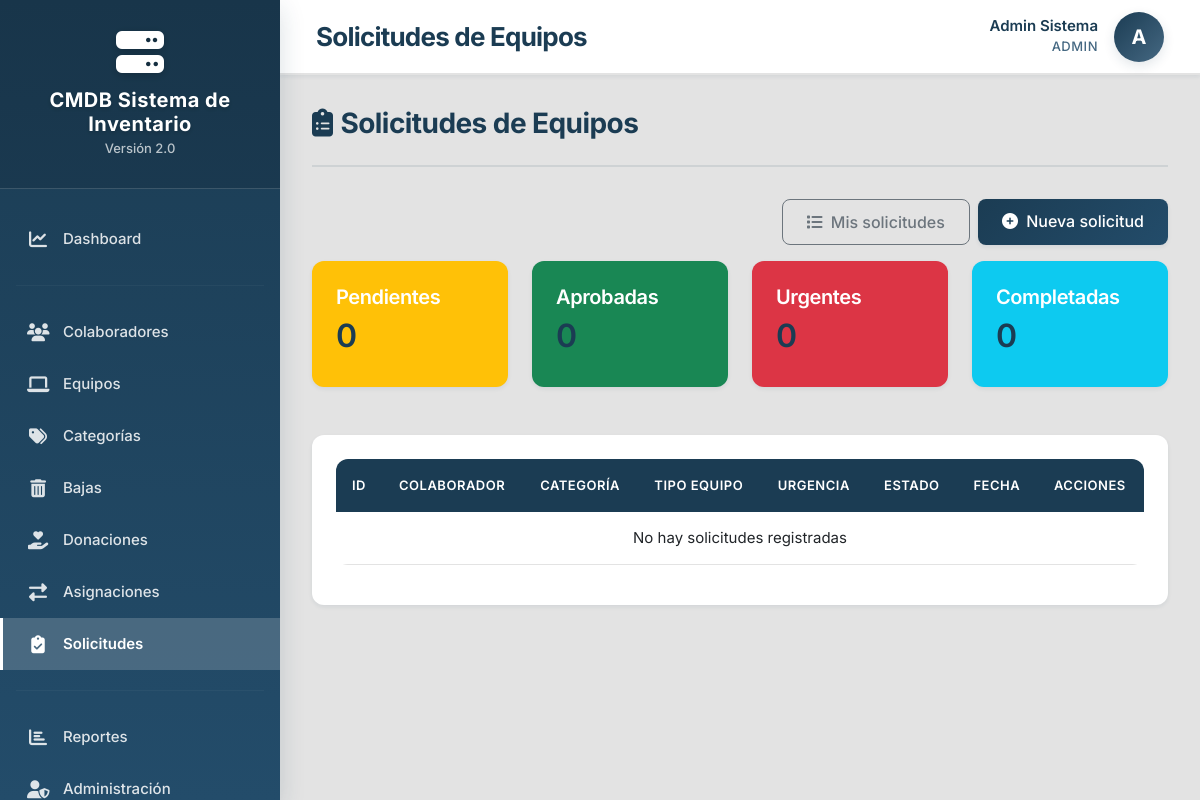
The page /public/index.php?route=necesidades (signed in) on the database as committed earlier.
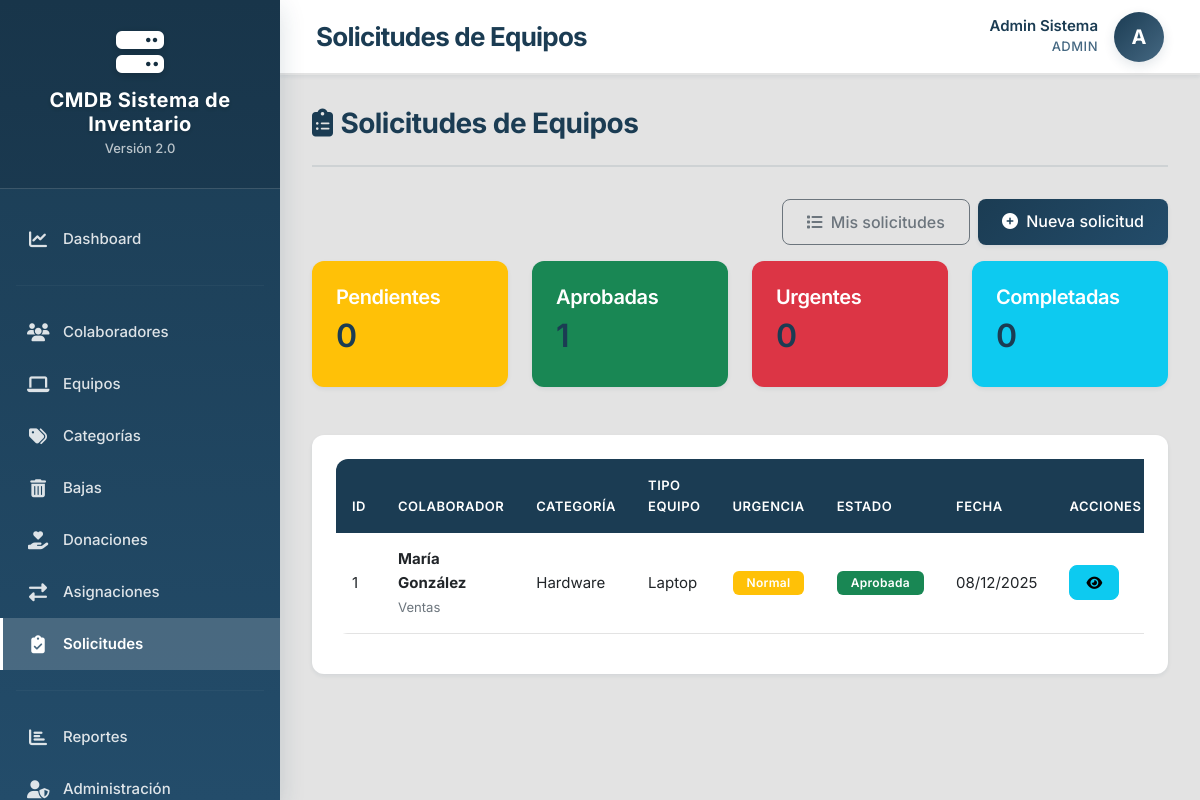
The same page on the database as committed later.
### tables this page shows
CREATE TABLE IF NOT EXISTS `necesidades` (
  `id` int NOT NULL AUTO_INCREMENT,
  `colaborador_id` int NOT NULL,
  `categoria_id` int DEFAULT NULL,
  `tipo_equipo` varchar(150) DEFAULT NULL COMMENT 'Ej: Laptop, Mouse, Teclado',
  `justificacion` text NOT NULL COMMENT 'Por qué necesita el equipo',
  `urgencia` enum('baja','normal','alta') DEFAULT 'normal',
  `estado` enum('pendiente','aprobada','rechazada','completada') DEFAULT 'pendiente',
  `administrador_id` int DEFAULT NULL COMMENT 'Admin que aprobó/rechazó',
  `observaciones_admin` text COMMENT 'Comentarios del administrador',
  `equipo_asignado_id` int DEFAULT NULL COMMENT 'Equipo que se le asignó',
  `fecha_solicitud` date NOT NULL,
  `fecha_respuesta` date DEFAULT NULL,
  `fecha_completada` date DEFAULT NULL,
  `created_at` timestamp NULL DEFAULT CURRENT_TIMESTAMP,
  `updated_at` timestamp NULL DEFAULT CURRENT_TIMESTAMP ON UPDATE CURRENT_TIMESTAMP,
  PRIMARY KEY (`id`),
  KEY `idx_colaborador` (`colaborador_id`),
  KEY `idx_estado` (`estado`),
  KEY `idx_categoria` (`categoria_id`)
);

CREATE TABLE IF NOT EXISTS `usuarios` (
  `id` int NOT NULL AUTO_INCREMENT,
  `nombre` varchar(100) NOT NULL,
  `apellido` varchar(100) NOT NULL,
  `email` varchar(150) NOT NULL,
  `password` varchar(255) NOT NULL,
  `rol` enum('admin','colaborador') NOT NULL DEFAULT 'colaborador',
  `estado` enum('activo','inactivo') NOT NULL DEFAULT 'activo',
  `foto_perfil` varchar(255) DEFAULT NULL,
  `created_at` timestamp NULL DEFAULT CURRENT_TIMESTAMP,
  `updated_at` timestamp NULL DEFAULT CURRENT_TIMESTAMP ON UPDATE CURRENT_TIMESTAMP,
  PRIMARY KEY (`id`),
  UNIQUE KEY `email` (`email`),
  KEY `idx_email` (`email`),
  KEY `idx_rol` (`rol`),
  KEY `idx_estado` (`estado`)
);

CREATE TABLE IF NOT EXISTS `colaboradores` (
  `id` int NOT NULL AUTO_INCREMENT,
  `nombre` varchar(100) NOT NULL,
  `apellido` varchar(100) NOT NULL,
  `cedula` varchar(20) DEFAULT NULL COMMENT 'Cédula o identificación del colaborador',
  `email` varchar(150) DEFAULT NULL,
  `telefono` varchar(20) DEFAULT NULL,
  `cargo` varchar(100) DEFAULT NULL COMMENT 'Puesto o cargo del colaborador',
  `departamento` varchar(100) DEFAULT NULL COMMENT 'Departamento al que pertenece',
  `ubicacion` varchar(200) DEFAULT NULL COMMENT 'Ubicación física (oficina, piso, etc.)',
  `foto_perfil` varchar(255) DEFAULT NULL COMMENT 'Ruta de la foto del colaborador',
  `fecha_ingreso` date DEFAULT NULL COMMENT 'Fecha de ingreso a la empresa',
  `estado` enum('activo','inactivo','suspendido') NOT NULL DEFAULT 'activo',
  `observaciones` text,
  `created_at` timestamp NULL DEFAULT CURRENT_TIMESTAMP,
  `updated_at` timestamp NULL DEFAULT CURRENT_TIMESTAMP ON UPDATE CURRENT_TIMESTAMP,
  PRIMARY KEY (`id`),
  UNIQUE KEY `cedula` (`cedula`),
  KEY `idx_nombre` (`nombre`,`apellido`),
  KEY `idx_cedula` (`cedula`),
  KEY `idx_estado` (`estado`),
  KEY `idx_departamento` (`departamento`)
);

CREATE TABLE IF NOT EXISTS `categorias` (
  `id` int NOT NULL AUTO_INCREMENT,
  `nombre` varchar(100) NOT NULL,
  `descripcion` text,
  `estado` enum('activa','inactiva') NOT NULL DEFAULT 'activa',
  `created_at` timestamp NULL DEFAULT CURRENT_TIMESTAMP,
  `updated_at` timestamp NULL DEFAULT CURRENT_TIMESTAMP ON UPDATE CURRENT_TIMESTAMP,
  PRIMARY KEY (`id`),
  UNIQUE KEY `nombre` (`nombre`),
  KEY `idx_nombre` (`nombre`),
  KEY `idx_estado` (`estado`)
);

### src/Views/necesidades/index.php (the view, shortened to what the changed rows need)
<div class="page-header">
    <h2><i class="fas fa-clipboard-list me-2"></i>Solicitudes de Equipos</h2>
</div>
<div class="d-flex justify-content-between align-items-center mb-3">
    <div class="d-flex gap-2">
        <a href="index.php?route=necesidades&action=misSolicitudes" class="btn btn-outline-secondary">
            <i class="fas fa-list me-1"></i> Mis solicitudes
        </a>
        <a href="index.php?route=necesidades&action=crear" class="btn btn-primary">
            <i class="fas fa-plus-circle me-1"></i> Nueva solicitud
        </a>
    </div>
</div>
<div class="row mb-4">
    <div class="col-md-3">
        <div class="card bg-warning text-white">
            <div class="card-body">
                <h5 class="card-title">Pendientes</h5>
                <h2><?= $estadisticas['pendientes'] ?? 0 ?></h2>
            </div>
        </div>
    </div>
    <div class="col-md-3">
        <div class="card bg-success text-white">
            <div class="card-body">
                <h5 class="card-title">Aprobadas</h5>
                <h2><?= $estadisticas['aprobadas'] ?? 0 ?></h2>
            </div>
        </div>
    </div>
    <div class="col-md-3">
        <div class="card bg-danger text-white">
            <div class="card-body">
                <h5 class="card-title">Urgentes</h5>
                <h2><?= $estadisticas['urgentes'] ?? 0 ?></h2>
            </div>
        </div>
    </div>
    <div class="col-md-3">
        <div class="card bg-info text-white">
            <div class="card-body">
                <h5 class="card-title">Completadas</h5>
                <h2><?= $estadisticas['completadas'] ?? 0 ?></h2>
            </div>
        </div>
    </div>
</div>
<div class="card">
    <div class="card-body">
        <div class="table-responsive">
            <table class="table table-hover">
                <thead>
                    <tr>
                        <th>ID</th>
                        <th>Colaborador</th>
                        <th>Categoría</th>
                        <th>Tipo Equipo</th>
                        <th>Urgencia</th>
                        <th>Estado</th>
                        <th>Fecha</th>
                        <th>Acciones</th>
                    </tr>
                </thead>
                <tbody>
                    <?php if (empty($solicitudes)): ?>
                        <tr>
                            <td colspan="8" class="text-center">No hay solicitudes registradas</td>
                        </tr>
                    <?php else: ?>
                        <?php foreach ($solicitudes as $sol): ?>
                            <tr>
                                <td><?= $sol['id'] ?></td>
                                <td>
                                    <strong><?= e($sol['colaborador_nombre']) ?></strong><br>
                                    <small class="text-muted"><?= e($sol['departamento']) ?></small>
                                </td>
                                <td><?= e($sol['categoria_nombre'] ?? 'N/A') ?></td>
                                <td><?= e($sol['tipo_equipo'] ?? 'No especificado') ?></td>
                                <td>
                                    <?php
                                    $urgenciaBadge = [
                                        'alta' => 'danger',
                                        'normal' => 'warning',
                                        'baja' => 'secondary'
                                    ];
                                    ?>
                                    <span class="badge bg-<?= $urgenciaBadge[$sol['urgencia']] ?>">
                                        <?= ucfirst($sol['urgencia']) ?>
                                    </span>
                                </td>
                                <td>
                                    <?php
                                    $estadoBadge = [
                                        'pendiente' => 'warning',
                                        'aprobada' => 'success',
                                        'rechazada' => 'danger',
                                        'completada' => 'info'
                                    ];
                                    ?>
                                    <span class="badge bg-<?= $estadoBadge[$sol['estado']] ?>">
                                        <?= ucfirst($sol['estado']) ?>
                                    </span>
                                </td>
                                <td><?= date('d/m/Y', strtotime($sol['fecha_solicitud'])) ?></td>
                                <td>
                                    <a href="index.php?route=necesidades&action=ver&id=<?= $sol['id'] ?>"
                                       class="btn btn-sm btn-info">
                                        <i class="fas fa-eye"></i>
                                    </a>
                                </td>
                            </tr>
                        <?php endforeach; ?>
                    <?php endif; ?>
                </tbody>
            </table>
        </div>
    </div>
</div>

### src/Views/layouts/main.php (shortened to what the changed rows need)
<!DOCTYPE html>
<html lang="es">
<head>
    <link href="https://cdn.jsdelivr.net/npm/bootstrap@5.3.0/dist/css/bootstrap.min.css" rel="stylesheet"
>
    <link rel="stylesheet" href="https://cdnjs.cloudflare.com/ajax/libs/font-awesome/6.4.0/css/all.min.css"
 />
    <link href="https://cdn.jsdelivr.net/npm/sweetalert2@11/dist/sweetalert2.min.css" rel="stylesheet">
    <link rel="stylesheet" href="https://cdn.datatables.net/1.13.6/css/dataTables.bootstrap5.min.css">
    <link rel="stylesheet" href="assets/css/custom.css">
</head>
<body>
<aside class="sidebar" id="sidebar">
    <div class="sidebar-brand">
        <i class="fas fa-server"></i>
        <h4><?= APP_NAME ?></h4>
        <small>Versión <?= APP_VERSION ?></small>
    </div>
    <nav class="sidebar-menu" role="navigation" aria-label="Menú principal">
        <a href="index.php?route=dashboard"
           class="<?= ($_GET['route'] ?? 'dashboard') === 'dashboard' ? 'active' : '' ?>">
            <i class="fas fa-chart-line"></i>
            <span>Dashboard</span>
        </a>
        <hr class="sidebar-divider">
        <a href="index.php?route=colaboradores"
            class="<?= ($_GET['route'] ?? '') === 'colaboradores' ? 'active' : '' ?>">
            <i class="fas fa-users"></i>
            <span>Colaboradores</span>
        </a>
        <a href="index.php?route=equipos"
           class="<?= ($_GET['route'] ?? '') === 'equipos' ? 'active' : '' ?>">
            <i class="fas fa-laptop"></i>
            <span>Equipos</span>
        </a>
        <a href="index.php?route=categorias"
           class="<?= ($_GET['route'] ?? '') === 'categorias' ? 'active' : '' ?>">
            <i class="fas fa-tags"></i>
            <span>Categorías</span>
        </a>
        <a href="index.php?route=bajas"
           class="<?= ($_GET['route'] ?? '') === 'bajas' ? 'active' : '' ?>">
            <i class="fas fa-trash-alt"></i>
            <span>Bajas</span>
        </a>
        <a href="index.php?route=donaciones"
           class="<?= ($_GET['route'] ?? '') === 'donaciones' ? 'active' : '' ?>">
            <i class="fas fa-hand-holding-heart"></i>
            <span>Donaciones</span>
        </a>
        <a href="index.php?route=asignaciones"
           class="<?= ($_GET['route'] ?? '') === 'asignaciones' ? 'active' : '' ?>">
            <i class="fas fa-exchange-alt"></i>
            <span>Asignaciones</span>
        </a>
        <a href="index.php?route=necesidades"
           class="<?= ($_GET['route'] ?? '') === 'necesidades' ? 'active' : '' ?>">
            <i class="fas fa-clipboard-check"></i>
            <span>Solicitudes</span>
        </a>
        <hr class="sidebar-divider">
        <a href="index.php?route=reportes"
           class="<?= ($_GET['route'] ?? '') === 'reportes' ? 'active' : '' ?>">
            <i class="fas fa-chart-bar"></i>
            <span>Reportes</span>
        </a>
        <?php if (hasRole(ROLE_ADMIN)): ?>
            <a href="index.php?route=usuarios"
               class="<?= ($_GET['route'] ?? '') === 'usuarios' ? 'active' : '' ?>">
                <i class="fas fa-user-shield"></i>
                <span>Administración</span>
            </a>
        <?php endif; ?>
    </nav>
</aside>
    <main class="main-content">
        <header class="header">
            <div class="header-title">
                <h1><?= $pageTitle ?? 'Dashboard' ?></h1>
            </div>
            <div class="user-menu">
                <div class="user-info">
                    <div class="name">
                        <?= e(currentUser()['nombre'] . ' ' . currentUser()['apellido']) ?>
                    </div>
                    <div class="role">
                        <?= e(ucfirst(currentUser()['rol'])) ?>
                    </div>
                </div>
                <div class="user-avatar" title="<?= e(currentUser()['nombre']) ?>">
                    <?= strtoupper(substr(currentUser()['nombre'], 0, 1)) ?>
                </div>
            </div>
        </header>
        <div class="content-area">
            <?= $content ?>
        </div>
    </main>
</body>
</html>

Rows that differ between the two databases and show on the page:
added necesidades: usuarios.nombre "Admin Sistema", usuarios.nombre "ADMIN", usuarios.nombre "A", id "1", colaborador_nombre "María González", colaborador.departamento "Ventas", categoria.nombre "Hardware", tipo_equipo "Laptop", urgencia "Normal", estado "Aprobada", fecha_solicitud "08/12/2025"
Other text that changed with them:
$estadisticas['aprobadas']: "0" → "1"
currentUser()['nombre'] . ' ' . currentUser()['apellido']: "Admin Sistema" → (not shown)
currentUser()['rol']: "ADMIN" → (not shown)
substr(currentUser()['nombre'], 0, 1): "A" → (not shown)
text no longer shown: "No hay solicitudes registradas"
